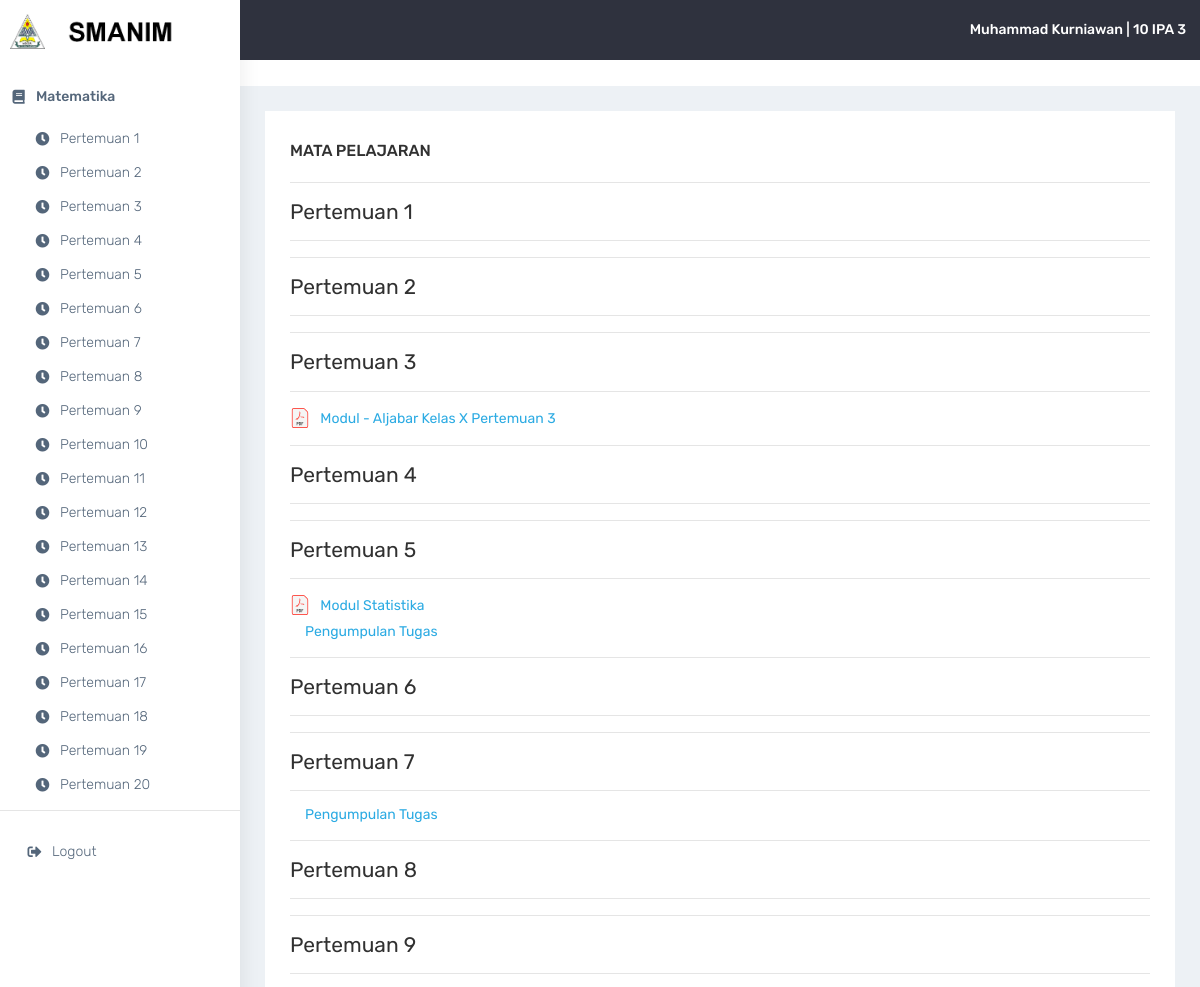
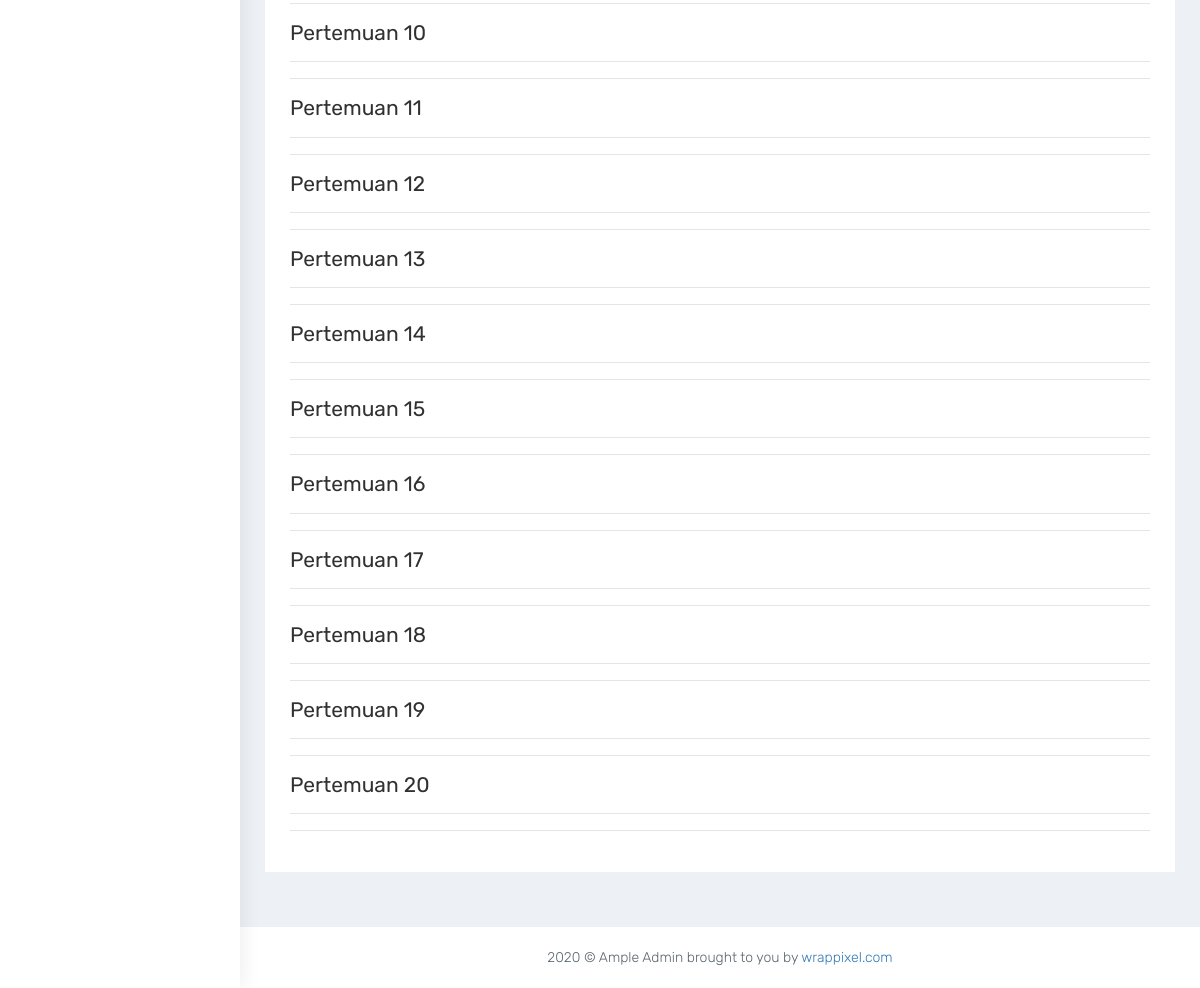
Screenshot of /topik.php?kode=3 (signed in) with the database file from the repository (2 pictures, top to bottom).
### tables this page shows
CREATE TABLE `tbl_user` (
  `id_user` int(11) NOT NULL,
  `id_kelas` int(11) DEFAULT NULL,
  `nama` varchar(100) NOT NULL,
  `jenkel` enum('L','P') NOT NULL,
  `tgl_lahir` date NOT NULL,
  `telp` varchar(13) NOT NULL,
  `username` varchar(100) NOT NULL,
  `password` varchar(100) NOT NULL,
  `akses` enum('usr','gur','adm') NOT NULL
);

CREATE TABLE `tbl_kelas` (
  `id_kelas` int(11) NOT NULL,
  `tingkat` char(2) NOT NULL,
  `jurusan` enum('ipa','ips') NOT NULL,
  `kelas` char(2) NOT NULL
);

CREATE TABLE `tbl_mapel` (
  `id_mapel` int(11) NOT NULL,
  `id_user` int(11) NOT NULL,
  `id_kelas` int(11) NOT NULL,
  `mapel` varchar(100) NOT NULL
);

CREATE TABLE `tbl_file` (
  `id_file` int(11) NOT NULL,
  `id_mapel` int(11) NOT NULL,
  `pertemuan` char(2) NOT NULL,
  `nama` varchar(100) NOT NULL,
  `tipe` enum('mod','tgs') NOT NULL,
  `file` varchar(255) NOT NULL,
  `tgl_tambah` date DEFAULT NULL,
  `tgl_ubah` date DEFAULT NULL
);

### session.php (called while the page is built, shortened)
<?php
  if(isset($_SESSION['akses'])){
    $idu = $_SESSION['id'];
    $kelasu = $_SESSION['kelas'];
    $namau = $_SESSION['nama'];
  }else{
    header('location:login.php?stat=session_timeout');
    exit();
  }
?>

### topik.php (the view)
<?php require_once('navbar-mapel.php');
?>
<div class="container-fluid">
    <div class="row justify-content-center">
        <div class="col-lg-12 col-sm-6 col-xs-12">
            <div class="white-box analytics-info">
                <h3 class="box-title">Mata Pelajaran</h3>
                <hr>
                <div class="row">
                    <?php
                        for($i=1;$i<=20;$i++) {
                            $sql2 = mysqli_query($con, "SELECT b.id_user, a.id_file, a.nama, a.pertemuan, a.file FROM tbl_file a INNER JOIN tbl_mapel b ON b.id_mapel = a.id_mapel INNER JOIN tbl_user c ON c.id_user = b.id_user WHERE a.tipe='mod' AND b.id_user='$kd' AND b.id_kelas = '$kelasu' AND a.pertemuan = $i");
                            $sql3 = mysqli_query($con, "SELECT a.id_mapel,b.id_user, a.id_file, a.nama, a.pertemuan, a.file FROM tbl_file a INNER JOIN tbl_mapel b ON b.id_mapel = a.id_mapel INNER JOIN tbl_user c ON c.id_user = b.id_user WHERE a.tipe='tgs' AND b.id_user='$kd' AND b.id_kelas = '$kelasu' AND a.pertemuan = $i");
                    ?>
                    <div class="col-lg-12">
                        <h3>Pertemuan <?= $i; ?></h3>
                        <hr>
                        <div id="section-<?= $i; ?>" class="col-md-12">
                            <?php while ($data2 = mysqli_fetch_array($sql2)) { ?>
                            <form method="get" class="mb-2">
                                <div class="row">
                                    <img src="asset/pdf.svg" width="20px" height="20px">
                                    <a href="download.php?kode=<?= $data2['id_file'] ?>" name="file">&nbsp&nbsp&nbsp<?= $data2['nama'] ?></a>
                                </div>
                            </form>
                            <?php } while ($data3 = mysqli_fetch_array($sql3)) { ?>
                            <a href="pengumpulan-tugas.php?kode=<?= $data3['id_user'] ?>&id=<?= $data3['id_file'] ?>"><h5>Pengumpulan Tugas</h5></a>
                            <?php } ?>
                        </div>
                        <hr>
                    </div>
                    <?php } ?>
                </div>
            </div>
        </div>
    </div>
</div>
<?php require_once('footer.php');?>

### navbar-mapel.php (shortened to what this page needs)
<!DOCTYPE html>
<html dir="ltr" lang="en">
<?php
require_once('session.php'); ?>
<head>
    <link href="asset/admin/plugins/bower_components/chartist/dist/chartist.min.css" rel="stylesheet">
    <link rel="stylesheet" href="asset/admin/plugins/bower_components/chartist-plugin-tooltips/dist/chartist-plugin-tooltip.css">
    <link href="asset/admin/css/style.min.css" rel="stylesheet">
</head>
<body>
    <div id="main-wrapper" data-layout="vertical" data-navbarbg="skin5" data-sidebartype="full"
        data-sidebar-position="absolute" data-header-position="absolute" data-boxed-layout="full">
        <header class="topbar" data-navbarbg="skin5">
            <nav class="navbar top-navbar navbar-expand-md navbar-dark">
                <div class="navbar-header" data-logobg="skin6">
                    <a class="navbar-brand" href="index.php">
                        <b class="logo-icon">
                            <img src="asset/logo.png" alt="homepage" width="35px" height="35px" />
                        </b>
                        <span class="logo-text">
                            <img src="asset/logo-text.png" alt="homepage" class="pt-2" width="75%" height="45%" />
                        </span>
                    </a>
                </div>
                <div class="navbar-collapse collapse" id="navbarSupportedContent" data-navbarbg="skin5">
                    <ul class="navbar-nav ml-auto d-flex align-items-center">
                        <li>
                            <?php $sql = mysqli_query($con, "SELECT * FROM tbl_user a INNER JOIN tbl_kelas b ON b.id_kelas = a.id_kelas WHERE a.id_user = $idu");
                            $data = mysqli_fetch_array($sql); ?>
                            <a class="profile-pic" href="#"><span class="text-white font-medium"><?php echo $namau." | ".$data['tingkat']." ".strtoupper($data['jurusan'])." ".$data['kelas'] ?></span></a>
                        </li>
                    </ul>
                </div>
            </nav>
        </header>
        <aside class="left-sidebar" data-sidebarbg="skin6">
            <div class="scroll-sidebar">
                <nav class="sidebar-nav">
                    <ul id="sidebarnav">
                        <?php
                        if(isset($_GET['kode'])){
                          $kd = $_GET['kode'];
                          $sql = mysqli_query($con, "SELECT * FROM tbl_mapel a INNER JOIN tbl_user b ON b.id_user = a.id_user INNER JOIN tbl_kelas c ON c.id_kelas = a.id_kelas WHERE b.id_user='$kd' AND a.id_kelas='$kelasu'");
                          $data = mysqli_fetch_array($sql);
                        }
                        ?>
                        <li class="sidebar-item py-2 mx-n3">
                            <a class="sidebar-link waves-effect waves-dark sidebar-link" href="topik.php?kode=<?= $kd; ?>" aria-expanded="false"><i class="fas fa-book fa-fw" aria-hidden="true">
                                </i><span class="hide-menu"><?php echo $data['mapel'] ?></span>
                            </a>
                        </li>
                        <?php for($i=1;$i<=20;$i++) { ?>
                        <li class="sidebar-item py-n10 my-n3 mx-2">
                            <a class="sidebar-link waves-effect waves-dark sidebar-link" href="topik.php?kode=<?= $data['id_user']; ?>#section<?= $i ?>" aria-expanded="false">
                                <i class="fas fa-clock fa-fw" aria-hidden="true"></i><span class="hide-menu">Pertemuan <?= $i ?></span>
                            </a>
                        </li>
                        <?php } ?>
                        <hr>
                        <li class="sidebar-item">
                            <a class="sidebar-link waves-effect waves-dark sidebar-link"
                            href="logout.php" aria-expanded="false">
                            <i class="fas fa-sign-out-alt"
                                aria-hidden="true"></i><span class="hide-menu">Logout</span>
                            </a>
                        </li>
                    </ul>
                </nav>
            </div>
        </aside>
        <div class="page-wrapper">
            <div class="page-breadcrumb bg-white">
            </div>

### rows the page displays
tbl_user: id_kelas.tingkat "10", id_kelas.jurusan "IPA", id_kelas.kelas "3"
tbl_mapel: mapel "Matematika"
tbl_file: nama "Modul - Aljabar Kelas X Pertemuan 3"
tbl_file: nama "Modul Statistika"

### other values shown
$namau "Muhammad Kurniawan"
